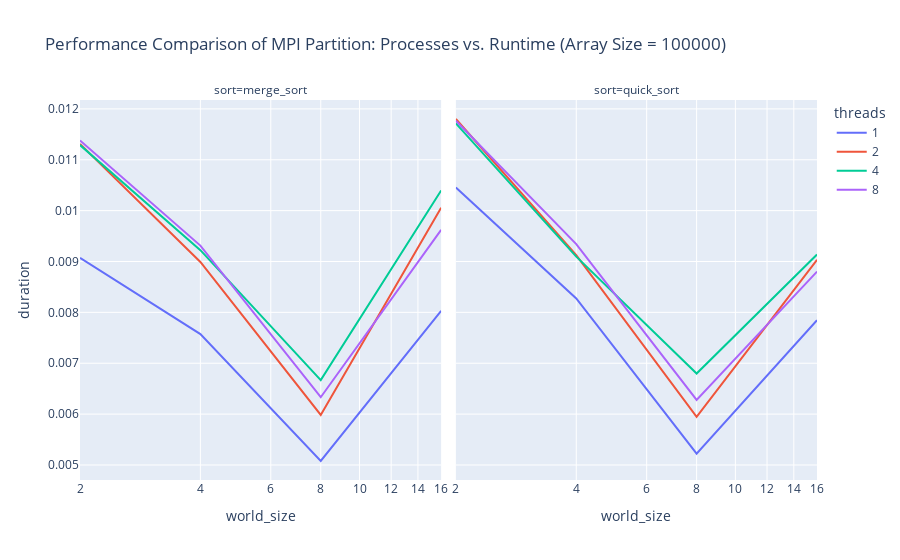

Source (notebook cell):
### Code cell
fig = px.line(
    parallel_df.loc[(parallel_df['approach'] == 'partition')],
    x='world_size', y='duration', color='threads',
    facet_col='sort', log_x=True,
    title='Performance Comparison of MPI Partition: Processes vs. Runtime (Array Size = 100000)'
)


fig.show()

### Figure 1 — Plotly figure (JSON) as saved in the notebook; plotly's stock layout.template omitted (floating-point values rounded to 4 significant figures)
{"data": [{"hovertemplate": "threads=1<br>sort=merge_sort<br>world_size=%{x}<br>duration=%{y}<extra></extra>", "legendgroup": "1", "line": {"color": "#636efa", "dash": "solid"}, "mode": "lines", "name": "1", "orientation": "v", "showlegend": true, "type": "scatter", "x": [2, 4, 8, 16], "xaxis": "x", "y": [0.009071, 0.007574, 0.005078, 0.008032], "yaxis": "y"}, {"hovertemplate": "threads=1<br>sort=quick_sort<br>world_size=%{x}<br>duration=%{y}<extra></extra>", "legendgroup": "1", "line": {"color": "#636efa", "dash": "solid"}, "mode": "lines", "name": "1", "orientation": "v", "showlegend": false, "type": "scatter", "x": [2, 4, 8, 16], "xaxis": "x2", "y": [0.01045, 0.008274, 0.005223, 0.007845], "yaxis": "y2"}, {"hovertemplate": "threads=2<br>sort=merge_sort<br>world_size=%{x}<br>duration=%{y}<extra></extra>", "legendgroup": "2", "line": {"color": "#EF553B", "dash": "solid"}, "mode": "lines", "name": "2", "orientation": "v", "showlegend": true, "type": "scatter", "x": [2, 4, 8, 16], "xaxis": "x", "y": [0.01131, 0.008991, 0.005984, 0.01006], "yaxis": "y"}, {"hovertemplate": "threads=2<br>sort=quick_sort<br>world_size=%{x}<br>duration=%{y}<extra></extra>", "legendgroup": "2", "line": {"color": "#EF553B", "dash": "solid"}, "mode": "lines", "name": "2", "orientation": "v", "showlegend": false, "type": "scatter", "x": [2, 4, 8, 16], "xaxis": "x2", "y": [0.0118, 0.009124, 0.005944, 0.009034], "yaxis": "y2"}, {"hovertemplate": "threads=4<br>sort=merge_sort<br>world_size=%{x}<br>duration=%{y}<extra></extra>", "legendgroup": "4", "line": {"color": "#00cc96", "dash": "solid"}, "mode": "lines", "name": "4", "orientation": "v", "showlegend": true, "type": "scatter", "x": [2, 4, 8, 16], "xaxis": "x", "y": [0.01129, 0.009223, 0.006668, 0.0104], "yaxis": "y"}, {"hovertemplate": "threads=4<br>sort=quick_sort<br>world_size=%{x}<br>duration=%{y}<extra></extra>", "legendgroup": "4", "line": {"color": "#00cc96", "dash": "solid"}, "mode": "lines", "name": "4", "orientation": "v", "showlegend": false, "type": "scatter", "x": [2, 4, 8, 16], "xaxis": "x2", "y": [0.01172, 0.009095, 0.006798, 0.009136], "yaxis": "y2"}, {"hovertemplate": "threads=8<br>sort=merge_sort<br>world_size=%{x}<br>duration=%{y}<extra></extra>", "legendgroup": "8", "line": {"color": "#ab63fa", "dash": "solid"}, "mode": "lines", "name": "8", "orientation": "v", "showlegend": true, "type": "scatter", "x": [2, 4, 8, 16], "xaxis": "x", "y": [0.01138, 0.009313, 0.006332, 0.009622], "yaxis": "y"}, {"hovertemplate": "threads=8<br>sort=quick_sort<br>world_size=%{x}<br>duration=%{y}<extra></extra>", "legendgroup": "8", "line": {"color": "#ab63fa", "dash": "solid"}, "mode": "lines", "name": "8", "orientation": "v", "showlegend": false, "type": "scatter", "x": [2, 4, 8, 16], "xaxis": "x2", "y": [0.01177, 0.009342, 0.00628, 0.008802], "yaxis": "y2"}], "layout": {"annotations": [{"font": {}, "showarrow": false, "text": "sort=merge_sort", "x": 0.245, "xanchor": "center", "xref": "paper", "y": 1, "yanchor": "bottom", "yref": "paper"}, {"font": {}, "showarrow": false, "text": "sort=quick_sort", "x": 0.755, "xanchor": "center", "xref": "paper", "y": 1, "yanchor": "bottom", "yref": "paper"}], "legend": {"title": {"text": "threads"}, "tracegroupgap": 0}, "title": {"text": "Performance Comparison of MPI Partition: Processes vs. Runtime (Array Size = 100000)"}, "xaxis": {"anchor": "y", "domain": [0, 0.49], "title": {"text": "world_size"}, "type": "log"}, "xaxis2": {"anchor": "y2", "domain": [0.51, 1], "matches": "x", "title": {"text": "world_size"}, "type": "log"}, "yaxis": {"anchor": "x", "domain": [0, 1], "title": {"text": "duration"}}, "yaxis2": {"anchor": "x2", "domain": [0, 1], "matches": "y", "showticklabels": false}}}
